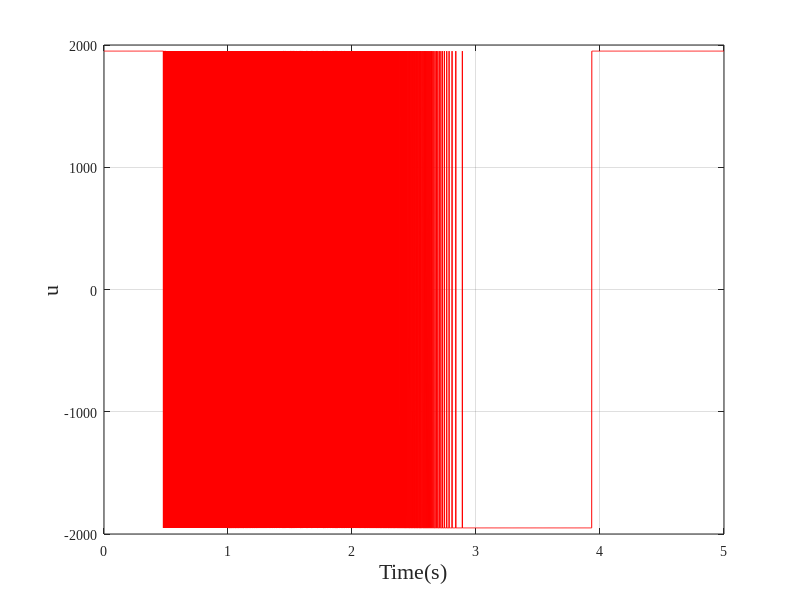

The MATLAB source for this figure: (Note: this script raises an error after producing the figure.)
%%%%%%%%%%%%%%%%%%%%%%%%%%%%%%%%%%%%%%%%%%%%%%%%%%%%%%%%%%%%%%%%%%%%%%%%%%%
%Torque limited to [-2000, 2000]


% Parameter initialization
dt = 0.001;       % Simulation time step
t_end = 5;        % Simulation end time
t = 0:dt:t_end;   % Time vector
n = 0;
Da = 2;
Dt = 0.5;

% RBF (Radial Basis Function) network parameters
c_a = 100;
HidLayNuma = 5;          % Number of hidden-layer neurons
OutLayNum = 1;           % Number of output-layer neurons
gamma_a = 80000;         % Learning rate (adaptation gain)
eta_a = 1950;            % Switching gain
c_i_a = 8*[-2 -1  0  1  1
           -2 -1  0  1  1]; % RBF centers
b_i_a = 0.1;             % RBF width
hat_W1_a = 0.08*ones(HidLayNuma, OutLayNum); % Initial NN weights

x = [0; 0];
xr_a  = @(t) 10 + (t > 2) * 4*sin(t*pi);     % Reference position
dxr_a = @(t)      (t > 2) * 4*pi*cos(t*pi);  % Reference velocity

% Definitions of nonlinear dynamics and input gain
f = @(x, t) ((t <= 1) * (-2*x(1) - cos(t)*x(2)*x(2)*x(2)) + ...
            (t > 1)  * 2200*(cos(t)*cos(t)*x(1) + 2*sin(t)*cos(t))); % Nonlinear term f(x,t)
g = @(x) 1 + x(1);                                                % Input gain g(x)
U = @(x,t) 0.5*sin(t)*x(1) + 0.6*cos(t)*x(2);                     % Additional known term
integral_error = 0;

% ====== 2) Pre-generate random variables for each 1-second interval (uniform in [-1,1]) ======
N  = floor(t_end) + 2;    % Number of intervals (one extra to avoid out-of-bound indexing)
U1 = 2*rand(N,1) - 1;     % Random term for disturbance component
U2 = 2*rand(N,1) - 1;     % Random term for disturbance component
U3 = 2*rand(N,1) - 1;     % Random term for disturbance component

% ====== 3) Utility function: given t, return the random value of the current 1-second interval (piecewise constant) ======
stepRand = @(t,U) U( min(floor(t)+1, numel(U)) );

d4 = @(x,t) -100*sin(t)*cos(t) + 100*stepRand(t,U1)*x(2) + ...
            50*stepRand(t,U2)*x(1) + 20*stepRand(t,U3); % Persistent disturbance

% Main simulation loop
tic  % Start timing
for k = 1:length(t)

    %%%%%%%%%%%% Disturbance %%%%%%%%%%%%%%%%%
    d = d4(x, t(k));   % Persistent disturbance

    e  = xr_a(t(k))  - x(1);
    de = dxr_a(t(k)) - x(2);
    s_a = c_a*e + de;  % Sliding surface

    % Compute RBF activations
    for j = 1:HidLayNuma
        h1a(j,:) = exp( -norm([x(1); x(2)] - c_i_a(:,j))^2/(2*b_i_a^2) );
    end

    % NN estimation and weight update
    hat_fx1_a = hat_W1_a' * h1a;
    hat_W1_a  = hat_W1_a + dt * (gamma_a * s_a(1) * h1a);

    % Control law
    u = eta_a * sign(s_a) + hat_fx1_a;

    % System dynamics
    dx1 = x(2);
    dx2 = f(x, t(k)) + g(x) * u + d + U(x, t(k));

    % Update states using the Euler method
    x(1) = x(1) + dx1 * dt;
    x(2) = x(2) + dx2 * dt;

    % Store trajectories
    x_trajectory_NNSMC(:, k) = x;
    control_input_NNSMC(k)  = u;
    x_error_NNSMC(k)        = e;
    x_derror_NNSMC(k)       = de;

end

elapsed_time = toc;  % Stop timing and return elapsed time
fprintf('Total simulation time: %.4f s\n', elapsed_time);

% Plotting
figure;
plot(t, control_input_NNSMC(1, :), 'r');
xlabel('Time(s)', 'FontSize', 16);
ylabel('u', 'FontSize', 16);
grid on;
set(gca, 'FontName', 'Times New Roman');
ax = gca;
ax.FontSize = 16;
hold on;

figure;
plot(t, x_error_NNSMC(1, :), 'r');
xlabel('Time(s)', 'FontSize', 16);
ylabel('Error', 'FontSize', 16);
grid on;
set(gca, 'FontName', 'Times New Roman');
ax = gca;
ax.FontSize = 16;
hold on;

figure;
plot(t, x_trajectory_NNSMC(1, :), 'r');
xlabel('Time(s)', 'FontSize', 16);
ylabel('Position', 'FontSize', 16);
grid on;
set(gca, 'FontName', 'Times New Roman');
ax = gca;
ax.FontSize = 16;
hold on;

function S = skew(v)
% Input: v is a 3×1 vector; Output: S is a 3×3 skew-symmetric matrix
    S = [   0    -v(3)   v(2);
           v(3)   0    -v(1);
          -v(2)  v(1)    0   ];
end
